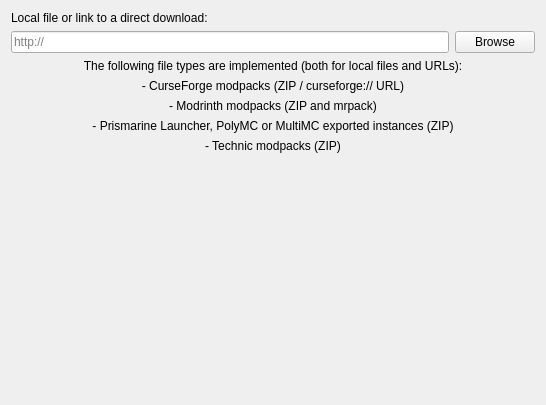
<?xml version="1.0" encoding="UTF-8"?>
<ui version="4.0">
 <class>ImportPage</class>
 <widget class="QWidget" name="ImportPage">
  <property name="geometry">
   <rect>
    <x>0</x>
    <y>0</y>
    <width>546</width>
    <height>405</height>
   </rect>
  </property>
  <layout class="QGridLayout" name="gridLayout">
   <item row="2" column="0">
    <widget class="QLineEdit" name="modpackEdit">
     <property name="placeholderText">
      <string notr="true">http://</string>
     </property>
    </widget>
   </item>
   <item row="2" column="1">
    <widget class="QPushButton" name="modpackBtn">
     <property name="text">
      <string>Browse</string>
     </property>
    </widget>
   </item>
   <item row="3" column="0" rowspan="2" colspan="2">
    <layout class="QVBoxLayout" name="verticalLayout">
     <item>
      <widget class="QLabel" name="label">
       <property name="text">
        <string>The following file types are implemented (both for local files and URLs):</string>
       </property>
       <property name="alignment">
        <set>Qt::AlignCenter</set>
       </property>
      </widget>
     </item>
     <item>
      <widget class="QLabel" name="label_5">
       <property name="text">
        <string>- CurseForge modpacks (ZIP / curseforge:// URL)</string>
       </property>
       <property name="alignment">
        <set>Qt::AlignCenter</set>
       </property>
      </widget>
     </item>
     <item>
      <widget class="QLabel" name="label_3">
       <property name="text">
        <string>- Modrinth modpacks (ZIP and mrpack)</string>
       </property>
       <property name="alignment">
        <set>Qt::AlignCenter</set>
       </property>
      </widget>
     </item>
     <item>
      <widget class="QLabel" name="label_2">
       <property name="text">
        <string>- Prismarine Launcher, PolyMC or MultiMC exported instances (ZIP)</string>
       </property>
       <property name="alignment">
        <set>Qt::AlignCenter</set>
       </property>
      </widget>
     </item>
     <item>
      <widget class="QLabel" name="label_4">
       <property name="text">
        <string>- Technic modpacks (ZIP)</string>
       </property>
       <property name="alignment">
        <set>Qt::AlignCenter</set>
       </property>
      </widget>
     </item>
    </layout>
   </item>
   <item row="5" column="0" colspan="2">
    <spacer name="verticalSpacer">
     <property name="orientation">
      <enum>Qt::Vertical</enum>
     </property>
     <property name="sizeHint" stdset="0">
      <size>
       <width>20</width>
       <height>40</height>
      </size>
     </property>
    </spacer>
   </item>
   <item row="0" column="0" colspan="2">
    <widget class="QLabel" name="modpackLabel">
     <property name="text">
      <string>Local file or link to a direct download:</string>
     </property>
    </widget>
   </item>
  </layout>
 </widget>
 <resources/>
 <connections/>
</ui>
